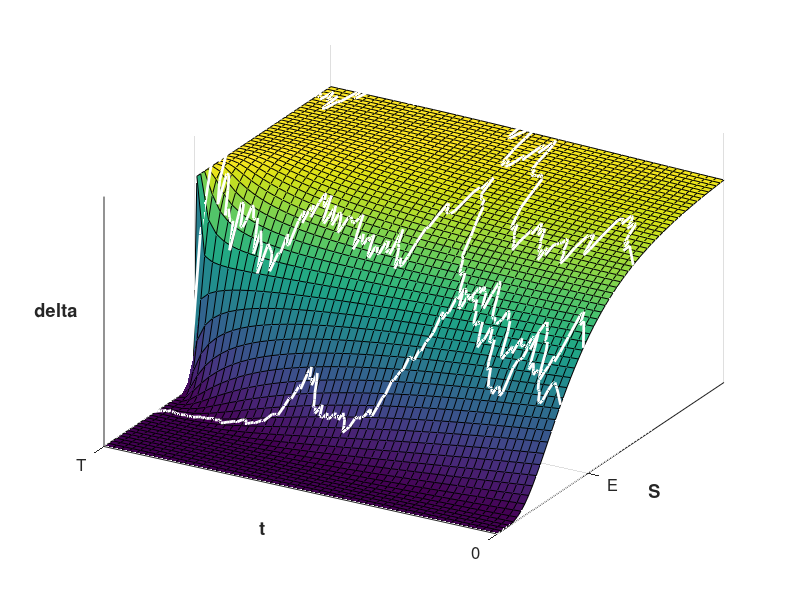

MATLAB code for this plot:
%BSDELTA  Black--Scholes delta surface with three asset paths superimposed.

randn('state',51)
E = 1; r = 0.05; sigma = 0.6; mu =0.05; T = 1;
N1 = 50; Dt = T/N1; N2 = 60;

tvals = [0:Dt:T-Dt];                           % Avoid division by zero.
Svals = linspace(.01,2.5,N2);
[Sgrid,tgrid] = meshgrid(Svals,tvals);

d1grid = (log(Sgrid/E) + ...
         (r+0.5*sigma^2)*(T-tgrid))./(sigma*sqrt(T-tgrid));
Ngrid = 0.5*(1+erf(d1grid/sqrt(2)));

tvals = [0:Dt:T];                              % Add expiry date.
[Sgrid,tgrid] = meshgrid(Svals,tvals);         % Extend the grid.
Ngrid(end+1,:) = 0.5*(sign(Svals - E) + 1);    % Append final time values.

surf(Sgrid,tgrid,Ngrid)
xlabel('S','FontWeight','Bold','FontSize',16)
ylabel('t','FontWeight','Bold','FontSize',16)
zlabel('delta','FontWeight','Bold','FontSize',16,...
       'Rotation',0,'HorizontalAlignment','right')
ylim([0 T]), xlim([0 2.5])
set(gca,'ZTick',[])
set(gca,'YTick',[0,T]), set(gca,'YTickLabel','0|T','FontSize',12)
set(gca,'XTick',E), set(gca,'XTickLabel','E','FontSize',12)

% Superimpose asset paths.
hold on
L = 200; Dt = T/L;
tpath = [0:Dt:T-Dt]';
Szero = [1.5;0.95;0.7];
for k = 1:3
   factors = exp((mu-0.5*sigma^2)*Dt+sigma*sqrt(Dt)*randn(L,1));
   Spath = [Szero(k);Szero(k)*cumprod(factors)];
   dpath = (log(Spath(1:end-1)/E) + ...
           (r+0.5*sigma^2)*(T-tpath))./(sigma*sqrt(T-tpath));
   Npath = 0.5*(1+erf(dpath/sqrt(2)));
   Npath = [Npath;0.5*(sign(Spath(end)-E)+1)];
   deltaN = 0.1;
   Npath(2:end) = Npath(2:end)+deltaN;
   plot3(Spath,[tpath;T],Npath,'w-','Linewidth',2)
end
hold off, view(-60,35)
